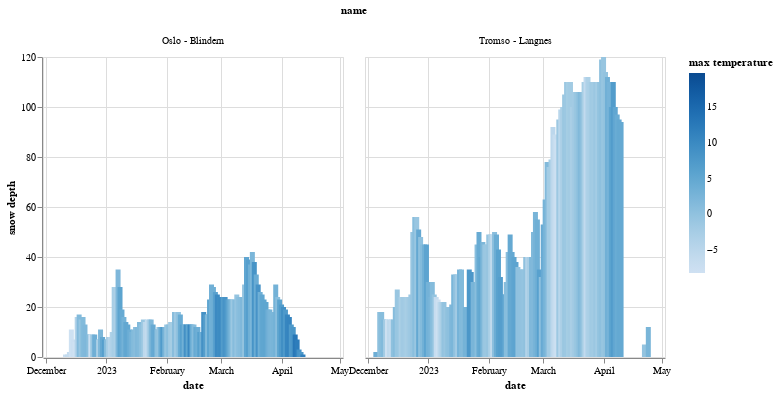

This figure's notebook cell:
### Code cell
alt.Chart(data).mark_bar().encode(
    x="date",
    y="snow depth",
    color="max temperature",
    column="name",
)

### Figure 1 — Vega-Lite specification as saved in the notebook (floating-point values rounded to 4 significant figures; data arrays with more than 128 entries replaced by an {"elided": "..."} marker saying what was removed)
{"config": {"view": {"continuousWidth": 300, "continuousHeight": 300}}, "data": {"name": "data-3ec17c340b86e1e5c428ccb099babb17"}, "mark": {"type": "bar"}, "encoding": {"color": {"field": "max temperature", "type": "quantitative"}, "column": {"field": "name", "type": "nominal"}, "x": {"field": "date", "type": "temporal"}, "y": {"field": "snow depth", "type": "quantitative"}}, "$schema": "https://vega.github.io/schema/vega-lite/v5.8.0.json", "datasets": {"data-3ec17c340b86e1e5c428ccb099babb17": {"elided": "300 records"}}}
